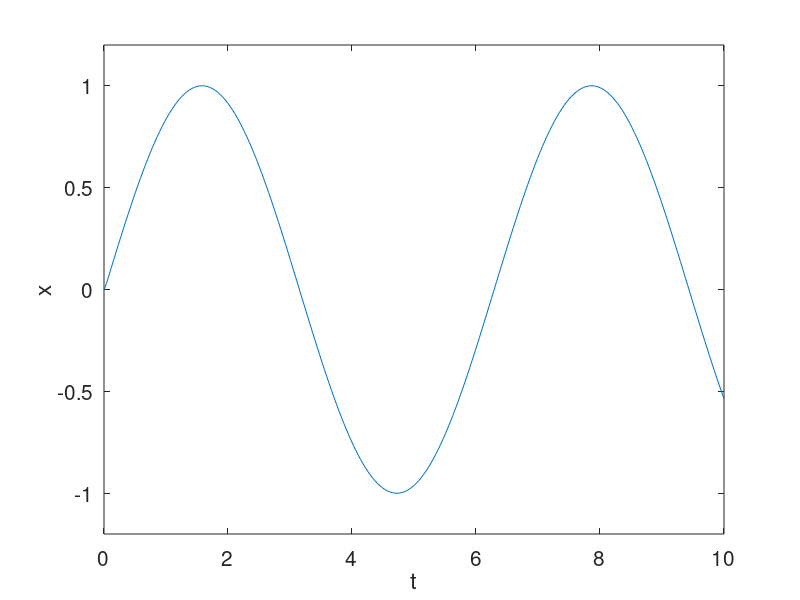

Source code (MATLAB):
clear all
close all

%------
% prepare graphs of miscellaneous functions
%------

N=2*128;
a=0.0;
b=10.0;

Dx=(b-a)/N;

hold on

%---
for repeat=1:1

for i=1:N+1
 x(i) = a +(i-1)*Dx;
 xs = x(i)^2;
 if(repeat==1)
  t = x(i);
  y(i) = 1/1.0001 * (sin(t) - 0.01*cos(t)+ 0.01*exp(-100*t));
 elseif(repeat==2)
  y(i) = 1-xs;
 elseif(repeat==3)
  y(i) = 1-xs+xs*xs;
 elseif(repeat==4)
  y(i) = 1-xs+xs*xs-xs*xs*xs;
 elseif(repeat==5)
  y(i) = 1-xs+xs*xs-xs*xs*xs+xs*xs*xs*xs;
 end
end

if(repeat==1)
 plot(x,y);
 elseif(repeat==2)
 plot(x,y,'--');
 elseif(repeat==3)
 plot(x,y,':');
 elseif(repeat==4)
 plot(x,y,'--');
 elseif(repeat==5)
 plot(x,y,':');
end

end
%---

%axis([0, 1, 0, 10])
%axis([0, 3, 0, 1.2])
xlabel('t','fontsize',15)
ylabel('x','fontsize',15)
axis([0 10 -1.2 1.2])
set(gca,'fontsize',15)
box
